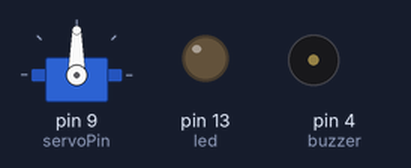
The sketch below on a simulated Arduino Uno, built with avr-gcc and run on an emulated ATmega328P. Parts: servo, output pins drawn as LEDs (lit = HIGH), buzzer (waves = sounding). At 65.3 s the program stops and its outputs stay as they are.

Above: at 0.4 s.
At 31.7 s:
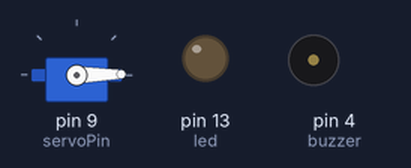
At 48.05 s:
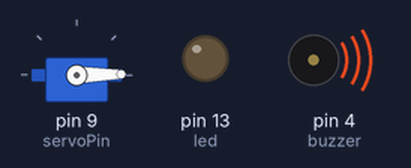
At 65.3 s:
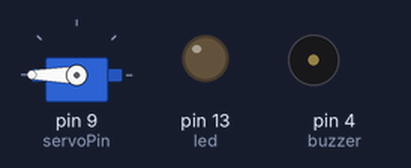
Timing chart, 0 to 66.8 s (numbered marks = the images above):
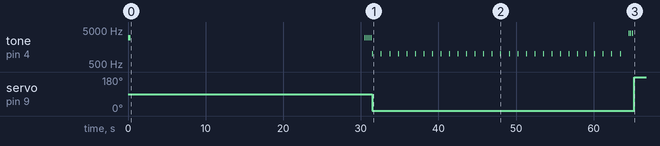

Measured:
- by itself, servo on pin 9 (servoPin): 90° → 1° at 31.5 s, → 180° 33.8 s later
- by itself, tone on pin 4 (buzzer): plays 3000 Hz for 0.33 s, 3000 Hz for 0.13 s, 3000 Hz for 0.13 s, 3000 Hz for 0.13 s, 3000 Hz for 0.13 s, 1000 Hz for 0.10 s … (38 notes in this stretch)

The sketch:

servo.ino
```cpp
#include<Servo.h>

Servo servo;
int servoPin = 9;
int buzzer = 4;
int led = 13;
int setupPos = 90;
int startPos = 1;
int endPos = 180;
int count;
int i;

void setup() {
pinMode(led, OUTPUT);
servoInit(startPos, setupPos);
Serial.begin(9600);
}

void servoInit(int start, int setup){
  servo.attach(servoPin);
  tone(buzzer, 3000, 333);    //alerts that beginning the arming stage

  servo.write(setup);         //moves servo to arming position

  delay(30500);               //waits 30 seconds to allow for rubber band to be armed

  servo.write(setup);         //finished arming, go to being position

   for(i = 0; i < 4; i++){ //alerts that arming is done and servo is ready to deploy
      tone(buzzer, 3000, 125);
      delay(250);
   }

   servo.write(start);        //start == 1
}

void deploy(){          //moves servo to final position
  for (i = 0; i < 3; i++){
    tone(buzzer, 4000, 125);
    delay(250);
  }

  servo.write(endPos);    //endPos == 180
  while(1){
                          //keeps arduino busy
  }
}

void loop() {
  tone(buzzer, 1000, 100);    //counts to 30
  delay(1100);
  count++;
  if(count == 30){
    deploy();         //calls deploy function
  }
}
```
